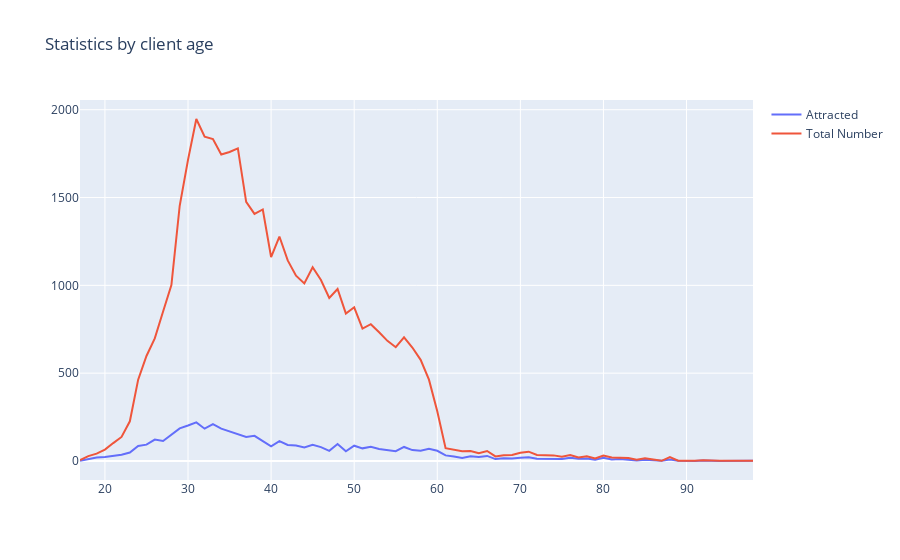

This figure's notebook cell:
### Markdown cell above
In `Plotly`, we create the `Figure` object, which consists of data (list of lines that are called `traces`) and design/style, for which the object `Layout` was created. In simple cases, you can call the function `iplot` just for the `traces` list.

### Code cell
trace0 = go.Scatter(x=age_df.index, y=age_df["Attracted"], name="Attracted")
trace1 = go.Scatter(x=age_df.index, y=age_df["Total Number"], name="Total Number")

data = [trace0, trace1]
layout = {"title": "Statistics by client age"}

fig = go.Figure(data=data, layout=layout)

iplot(fig, show_link=False)

### Figure 1 — Plotly figure (JSON) as saved in the notebook; plotly's stock layout.template omitted (floating-point values rounded to 4 significant figures)
{"data": [{"name": "Attracted", "type": "scatter", "x": [17, 18, 19, 20, 21, 22, 23, 24, 25, 26, 27, 28, 29, 30, 31, 32, 33, 34, 35, 36, 37, 38, 39, 40, 41, 42, 43, 44, 45, 46, 47, 48, 49, 50, 51, 52, 53, 54, 55, 56, 57, 58, 59, 60, 61, 62, 63, 64, 65, 66, 67, 68, 69, 70, 71, 72, 73, 74, 75, 76, 77, 78, 79, 80, 81, 82, 83, 84, 85, 86, 87, 88, 89, 91, 92, 94, 95, 98], "y": [2, 12, 20, 23, 29, 36, 48, 86, 93, 122, 114, 151, 186, 202, 220, 184, 210, 184, 167, 154, 137, 143, 114, 84, 113, 91, 88, 77, 92, 79, 58, 97, 55, 87, 72, 81, 68, 64, 56, 80, 62, 58, 69, 58, 32, 25, 17, 27, 23, 29, 11, 15, 14, 19, 21, 13, 13, 15, 11, 18, 13, 14, 7, 18, 8, 11, 8, 3, 7, 5, 1, 9, 2, 0, 3, 0, 0, 2]}, {"name": "Total Number", "type": "scatter", "x": [17, 18, 19, 20, 21, 22, 23, 24, 25, 26, 27, 28, 29, 30, 31, 32, 33, 34, 35, 36, 37, 38, 39, 40, 41, 42, 43, 44, 45, 46, 47, 48, 49, 50, 51, 52, 53, 54, 55, 56, 57, 58, 59, 60, 61, 62, 63, 64, 65, 66, 67, 68, 69, 70, 71, 72, 73, 74, 75, 76, 77, 78, 79, 80, 81, 82, 83, 84, 85, 86, 87, 88, 89, 91, 92, 94, 95, 98], "y": [5, 28, 42, 65, 102, 137, 226, 463, 598, 698, 851, 1001, 1453, 1714, 1947, 1846, 1833, 1745, 1759, 1780, 1475, 1407, 1432, 1161, 1278, 1142, 1055, 1011, 1103, 1030, 928, 979, 839, 875, 754, 779, 733, 684, 648, 704, 646, 576, 463, 283, 73, 62, 55, 57, 44, 57, 26, 33, 34, 47, 53, 34, 34, 32, 24, 34, 20, 27, 14, 31, 20, 17, 17, 7, 15, 8, 1, 22, 2, 2, 4, 1, 1, 2]}], "layout": {"autosize": true, "title": {"text": "Statistics by client age"}, "xaxis": {"autorange": true, "range": [17, 98], "type": "linear"}, "yaxis": {"autorange": true, "range": [-108.2, 2055.0], "type": "linear"}}}
